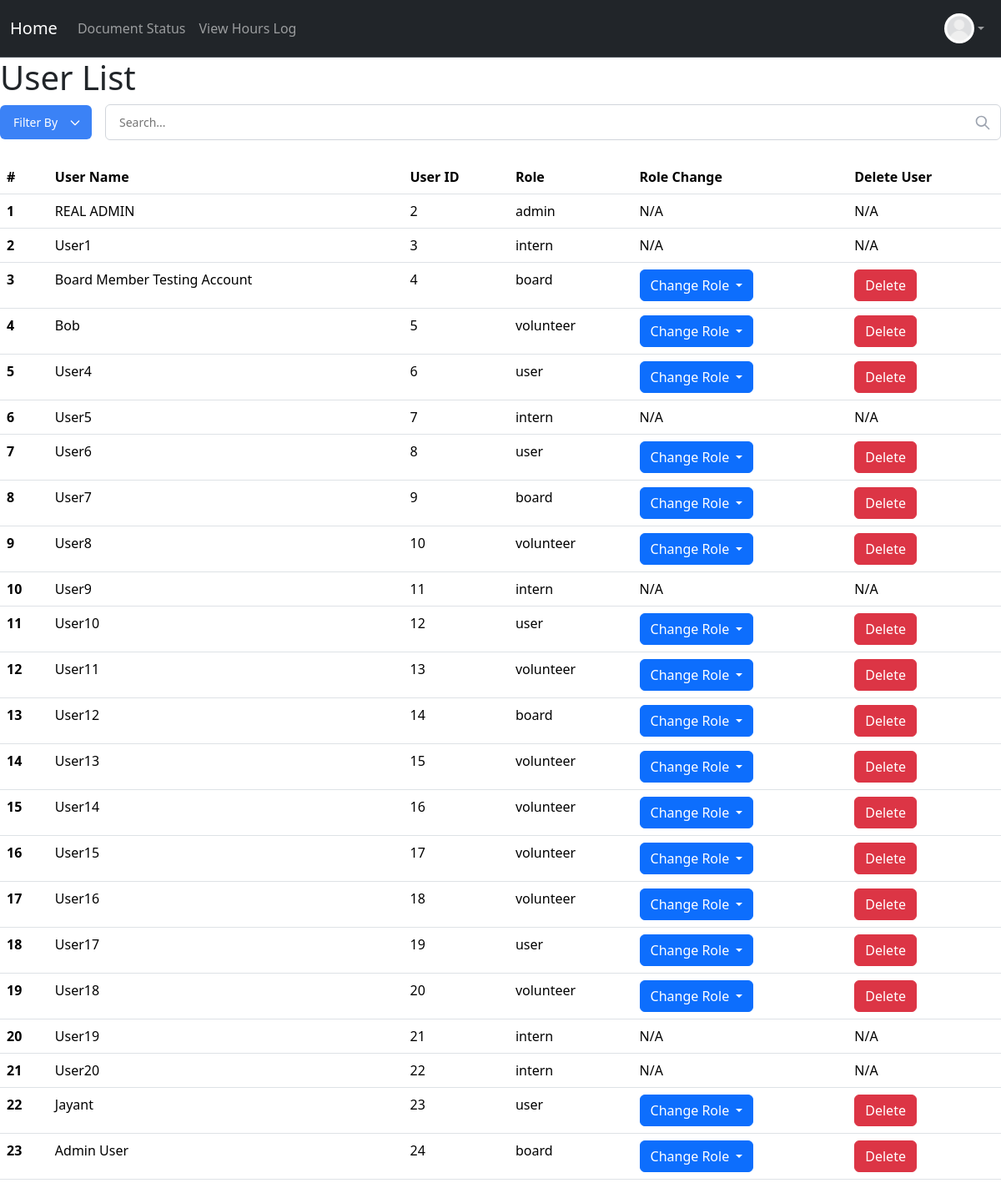
The page /user/list (signed in) on the database its author committed.
### project/models.py (models this page shows, shortened)
class User(db.Model, UserMixin):
    __tablename__ = 'users'
    id: Mapped[int] = mapped_column(primary_key=True)
    name: Mapped[str] = mapped_column()
    email: Mapped[str] = mapped_column(unique=True)
    password_hash: Mapped[str] = mapped_column(db.String(128))
    date_created: Mapped[datetime] = mapped_column(DateTime, server_default=func.now())
    picture: Mapped[str] = mapped_column(default="default.jpeg")
    role: Mapped[str] = mapped_column(default="user")  # "user", "volunteer", " intern", "board"
    hours: Mapped[List["Hours"]] = relationship("Hours", back_populates="user", cascade="all, delete-orphan")
    documents: Mapped[List["Document"]] = relationship("Document", back_populates="user", cascade="all, delete-orphan")

### app.py (the view)
@login_required
@permission_required('board')
@app.route("/user/list")
def user_list():
    if request.args.get('filter_by') and request.args.get('search_query'):
        filter_by = request.args.get('filter_by')
        search_query = request.args.get('search_query')
        if filter_by == 'role':
            users = User.query.filter(User.role.ilike(f'%{search_query}%')).all()
        elif filter_by == 'name':
            users = User.query.filter(User.name.ilike(f'%{search_query}%')).all()
    else:
        users = User.query.all()
    return render_template("user_list.html", users=users)

### project/models.py (called while the page is built)
@login_manager.user_loader
def load_user(user_id):
    return User.query.get(user_id)

### project/templates/user_list.html (shortened to what this page needs)
{% extends "base.html" %}
{% block content %}
<h1>User List</h1>
<form action="{{ url_for('user_list') }}" method="get" class="search-filter-container" style="display: flex; gap: 1rem; align-items: center;">
    <div>
        <select name="filter_by" id="filterSelect" class="filter-select" required>
            <option disabled selected hidden>Filter By</option>
        </select>
    </div>
    <div class="search-wrapper" style="position: relative;">
        <input
            type="text"
            name="search_query"
            id="searchBar"
            placeholder="Search..."
            class="search-input"
            required
        >
        <button type="submit" class="search-btn" style="position: absolute; right: 0; top: 0; height: 100%; background: none; border: none;">
        </button>
    </div>
</form>
    <table class="table table-hover">
    <thead class = "thead-light">
    <tr>
        <th scope="col">#</th>
        <th scope ="col">User Name</th>
        <th scope="col">User ID</th>
        <th scope="col">Role</th>
        <th scope="col">Role Change</th>
        <th scope="col">Delete User</th>
    </tr>
    </thead>
    <tbody>
        {% for user in users %}
            {% set user_num = loop.index %}
            <tr>
            <th scope="row">{{user_num}}</th>
            <td>{{ user.name }}</td>
            <td>{{ user.id }}</td>
            <td>{{ user.role }}</td>
            {% if user.role != current_user.role and user.role != "admin" %}
                <td>
                <div class="btn-group" role="group">
                    <button id="btnGroupDrop1" type="button" class="btn btn-primary dropdown-toggle" data-bs-toggle="dropdown" aria-expanded="false">
                        Change Role
                    </button>
                </td>
                <td>
                    <form action="{{ url_for('delete_user') }}" method="post">
                        <button type="submit" class="btn btn-danger">Delete</button>
                    </form>
                </td>
                </tr>
            {% else %}
                <td>N/A</td>
                <td>N/A</td>
            {% endif %}
        {% endfor %}
    </tbody>
    </table>
{% endblock %}

### project/templates/base.html (shortened to what this page needs)
<!DOCTYPE html>
<html>
  <head>
    <link href="https://cdn.jsdelivr.net/npm/bootstrap@5.3.8/dist/css/bootstrap.min.css" rel="stylesheet">
  </head>
  <body>
    <nav class="navbar navbar-expand bg-dark border-bottom border-body" data-bs-theme="dark">
      <div class="container-fluid d-flex">
        <a class="navbar-brand"
            href="{% if current_user.is_authenticated and current_user.role == 'admin' %}
              {{ url_for('admin_dashboard') }}
            {% elif current_user.is_authenticated and current_user.role == 'board' %}
              {{ url_for('board_dashboard') }}
            {% elif current_user.is_authenticated and current_user.role == 'volunteer' %}
                {{ url_for('volunteer_dashboard') }}
            {% elif current_user.is_authenticated and current_user.role == 'intern' %}
                {{ url_for('intern_dashboard') }}
            {% else %}
              {{ url_for('user_dashboard') }}
          {% endif %}">
          Home
        </a>
        <ul class="navbar-nav mb-2 mb-lg-0 d-flex flex-row">
          {% if current_user.is_authenticated %}
            <li class="nav-item">
              <a class="nav-link" href="{{ url_for('document_status') }}">Document Status</a>
            </li>
            <li class="nav-item">
              <a class="nav-link"
              href="{{ url_for('hours_log') }}">
                  View Hours Log </a>
            </li>
          {% endif %}
        </ul>
        {% if current_user.is_authenticated %}
        <ul class="navbar-nav ms-auto mb-2 mb-lg-0">
          <li class="nav-item dropdown">
            <a class="nav-link dropdown-toggle d-flex align-items-center" href="#" id="profileDropdown" role="button" data-bs-toggle="dropdown" aria-expanded="false">
              <img src="{{ url_for('static', filename='profile_pics/' ~ current_user.picture ) }}" alt="Profile" style="height:36px;width:36px;border-radius:50%;">
            </a>
          </li>
        </ul>
        {% endif %}
      </div>
    </nav>
    {% block content %}
    {% endblock %}
  </body>
</html>

### project/templates/base.html (style rules this page uses)
.search-filter-container { display: flex; gap: 12px; margin-bottom: 1.5rem; align-items: center; }
.dropdown { position: relative; display: inline-block; }
.filter-select { display: flex; align-items: center; gap: 8px; padding: 10px 40px 10px 16px; background-color: #3b82f6; color: white; border: none; border-radius: 6px; cursor: pointer; font-size: 14px; font-weight: 500; white-space: nowrap; appearance: none; background-repeat: no-repeat; background-position: right 12px center; background-size: 16px; transition: background-color 0.2s; }
.filter-select option { background-color: white; color: #374151; padding: 10px; }
.search-wrapper { flex: 1; position: relative; min-width: 0; }
.search-input { width: 100%; padding: 10px 40px 10px 16px; border: 1px solid #d1d5db; border-radius: 6px; font-size: 14px; outline: none; transition: border-color 0.2s, box-shadow 0.2s; }

### rows shown on the page
User: picture (placeholder picture), user_num "2", name "User1", id "3", role "intern", shows "N/A"
User: user_num "1", name "REAL ADMIN", id "2", role "admin", shows "N/A"
User: user_num "3", name "Board Member Testing Account", id "4", role "board"
User: user_num "4", name "Bob", id "5", role "volunteer"
User: user_num "5", name "User4", id "6", role "user"
User: user_num "6", name "User5", id "7", role "intern", shows "N/A"
User: user_num "7", name "User6", id "8", role "user"
User: user_num "8", name "User7", id "9", role "board"
User: user_num "9", name "User8", id "10", role "volunteer"
User: user_num "10", name "User9", id "11", role "intern", shows "N/A"
User: user_num "11", name "User10", id "12", role "user"
User: user_num "12", name "User11", id "13", role "volunteer"
User: user_num "13", name "User12", id "14", role "board"
User: user_num "14", name "User13", id "15", role "volunteer"
User: user_num "15", name "User14", id "16", role "volunteer"
User: user_num "16", name "User15", id "17", role "volunteer"
User: user_num "17", name "User16", id "18", role "volunteer"
User: user_num "18", name "User17", id "19", role "user"
User: user_num "19", name "User18", id "20", role "volunteer"
User: user_num "20", name "User19", id "21", role "intern", shows "N/A"
User: user_num "21", name "User20", id "22", role "intern", shows "N/A"
User: user_num "22", name "Jayant", id "23", role "user"
User: user_num "23", name "Admin User", id "24", role "board"
